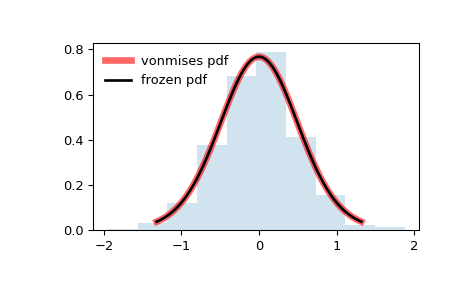

Recreate this plot in Python.
from scipy.stats import vonmises
import matplotlib.pyplot as plt
fig, ax = plt.subplots(1, 1)

# Calculate the first four moments:

kappa = 3.99
mean, var, skew, kurt = vonmises.stats(kappa, moments='mvsk')

# Display the probability density function (``pdf``):

x = np.linspace(vonmises.ppf(0.01, kappa),
                vonmises.ppf(0.99, kappa), 100)
ax.plot(x, vonmises.pdf(x, kappa),
       'r-', lw=5, alpha=0.6, label='vonmises pdf')

# Alternatively, the distribution object can be called (as a function)
# to fix the shape, location and scale parameters. This returns a "frozen"
# RV object holding the given parameters fixed.

# Freeze the distribution and display the frozen ``pdf``:

rv = vonmises(kappa)
ax.plot(x, rv.pdf(x), 'k-', lw=2, label='frozen pdf')

# Check accuracy of ``cdf`` and ``ppf``:

vals = vonmises.ppf([0.001, 0.5, 0.999], kappa)
np.allclose([0.001, 0.5, 0.999], vonmises.cdf(vals, kappa))
# True

# Generate random numbers:

r = vonmises.rvs(kappa, size=1000)

# And compare the histogram:

ax.hist(r, density=True, histtype='stepfilled', alpha=0.2)
ax.legend(loc='best', frameon=False)
plt.show()
